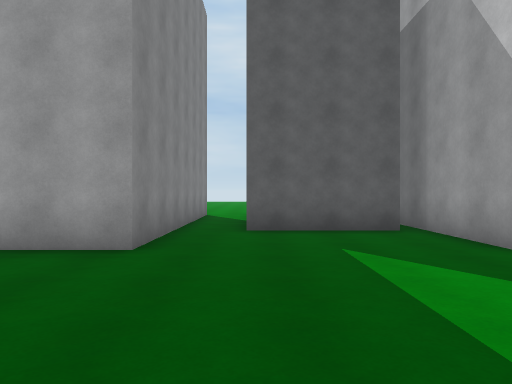
View 1 (above)

16 first-person views from a walk through a 3-D level made in the Unity game engine. The camera is 1.4 m above the floor, looks level and sees 70° across. The floor is counted in squares, 2 m on a side. Each view is taken from the middle of a square. On the plan, view 1 faces up. The plan holds only what a view shows up to about 11 squares ahead; the rest is blank. The place goes on beyond the plan.

View 2
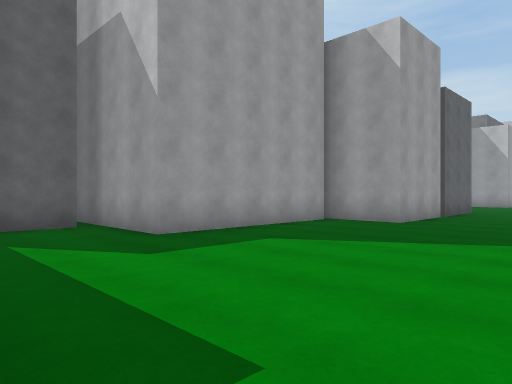

View 3
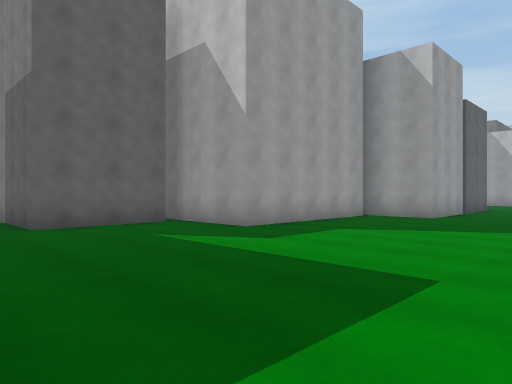

View 4
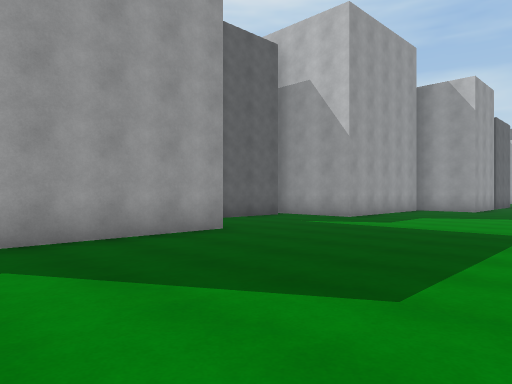

View 5
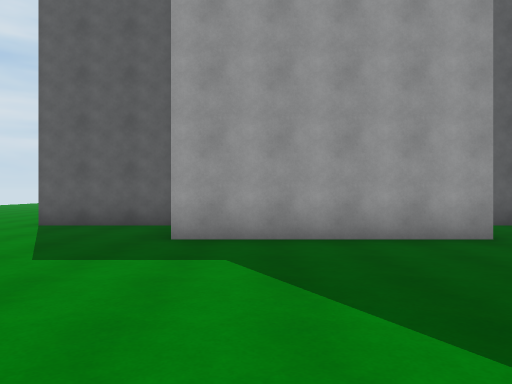

View 6
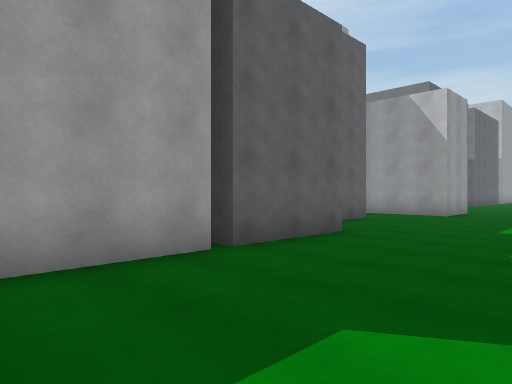

View 7
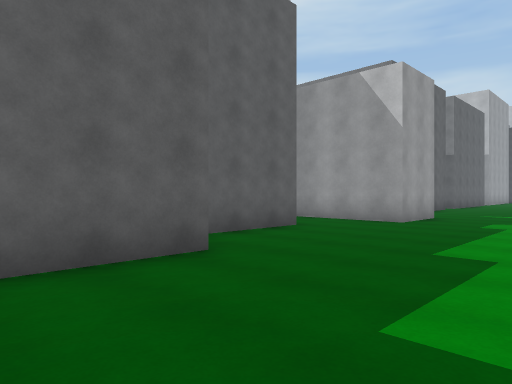

View 8
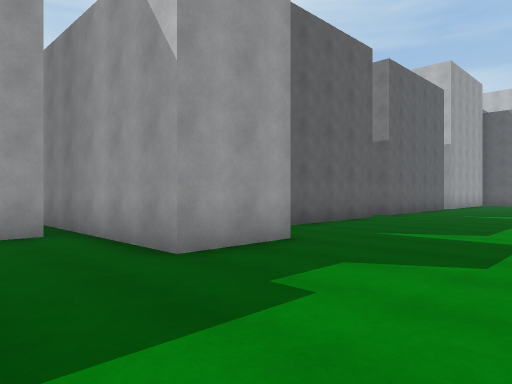

View 9
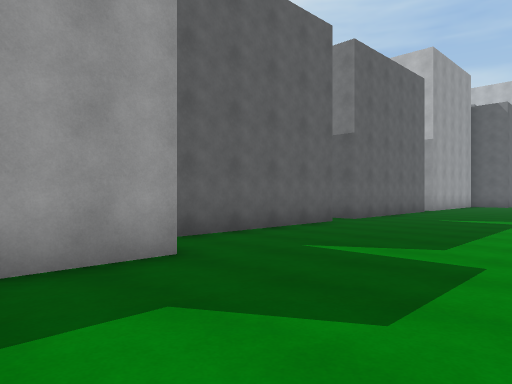

View 10
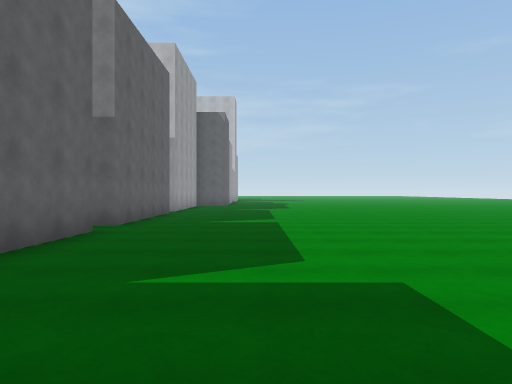

View 11
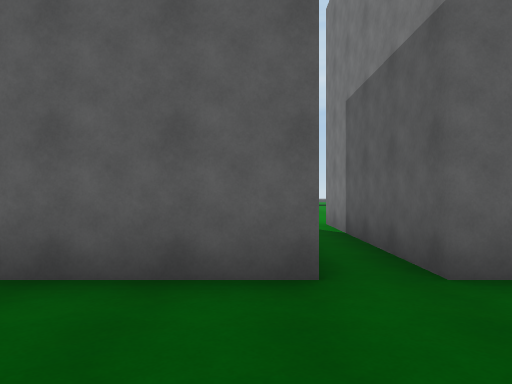

View 12
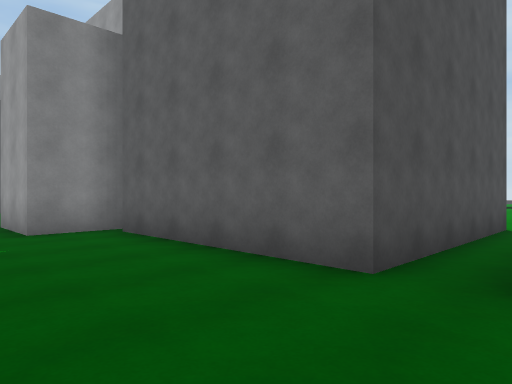

View 13
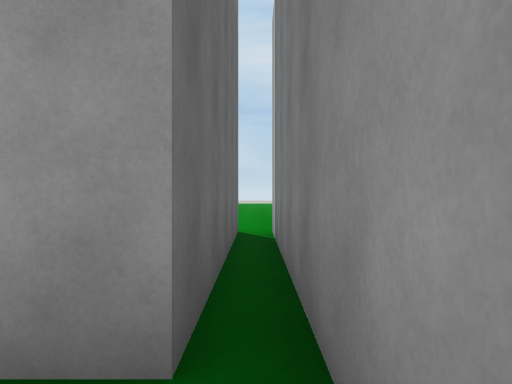

View 14
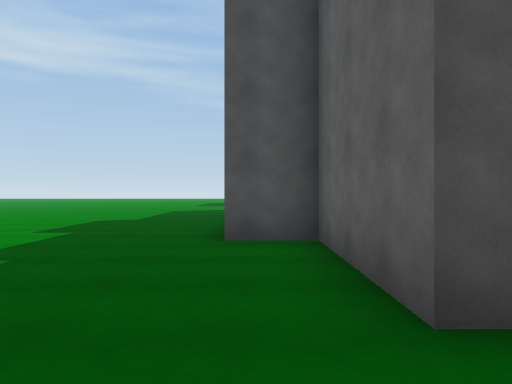

View 15
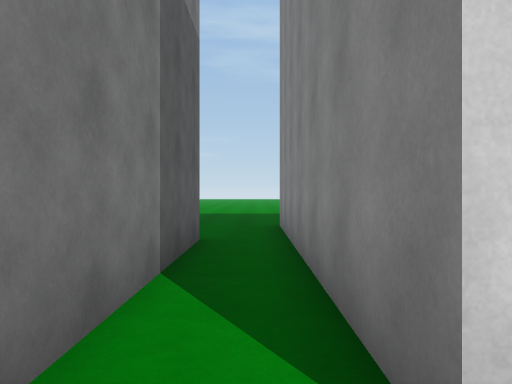

View 16
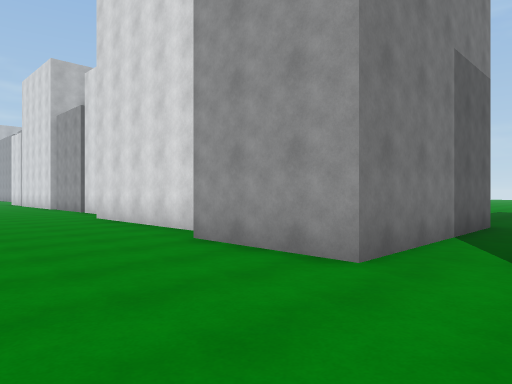

### Floor plan
Points are (right, up) in squares from view 1. A wall is a line through its corners. A room is listed if a view was taken in it or the views show most of it. See-through windows are left out.
Room 1 (views 1, 2, 3, 4, 5, 6, 7, 8, 9, 10, 11, 12, 13, 14)
walls: (10.9, 2.5) (8.2, 2.5) (8.2, 4.6); (7.9, 4.4) (3.1, 4.4) (3.1, 8.1); (17.1, 4.4) (17.1, 3.9) (13.7, 3.9) (13.7, 2.5) (11.1, 2.5); (2.6, 6.6) (-0.2, 6.6) (-0.2, 11.7); (21.3, 4.1) (21.3, 2.5) (19.3, 2.5) (19.3, 10.1); (18.7, 10.5) (18.7, 5.4) (18, 5.4); (-1.5, 11.1) (-1.5, 4.4) (-6.2, 4.4); (26.5, 9) (26.5, 3.9) (21.8, 3.9); (-6.8, 6.6) (-7.5, 6.6); (30.5, 3.9) (27.5, 3.9) (27.5, 9)
ways out: opening at (-1, 11) to room 2; opening at (19, 10) to room 2; opening at (27, 9) to room 2
Room 2 (views 15, 16)
walls: (3.4, 11.1) (7.9, 11.1); (-0.2, 11.7) (2.6, 11.7)
ways out: opening at (-1, 11) to room 1; opening at (19, 10) to room 1; opening at (27, 9) to room 1

Where each view was taken, in squares from view 1:
view 1: 0 up, 0 right, facing up
view 2: 1 down, 0 right, facing up-right
view 3: 1 down, 2 left, facing up-right
view 4: 1 down, 6 left, facing up-right
view 5: 1 down, 5 left, facing up
view 6: 1 down, 8 right, facing up-right
view 7: 1 down, 11 right, facing up-right
view 8: 1 down, 17 right, facing up-right
view 9: 1 down, 19 right, facing up-right
view 10: 1 up, 20 right, facing right
view 11: 1 up, 26 right, facing up
view 12: 1 up, 28 right, facing up-left
view 13: 4 up, 19 right, facing up
view 14: 3 up, 19 right, facing left
view 15: 12 up, 1 left, facing down
view 16: 15 up, 2 left, facing down-right
